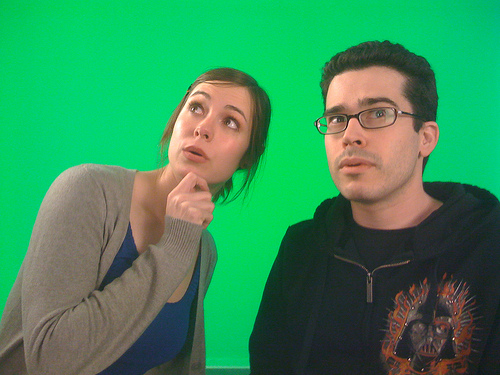
#> input picture greenscreen.jpg, 500 x 375 px
$ python Assignment_1.py
#> lines starting #> are read from the running program, lines starting #| are printed output that depends on the picture; after the words box and inside, x2 and y2 are one past the last pixel; in counts of white or black regions, pixels touching at a corner belong together; pictures that were not available may be replaced by others from this repository, and a replacement may not be noted

# coding: utf-8

# In[2]:

import matplotlib.pyplot as plt
import numpy as np
from PIL import Image, ImageFilter
import scipy.ndimage as ndi
import scipy as sp
import skimage
import math
import cv2


get_ipython().magic('matplotlib inline')


# # Question 1

# In[3]:

A = plt.imread("greenscreen.jpg")
#> A is the input picture: shape (375, 500, 3); mean R, G, B 56.1, 140.7, 88.5

# make an array of the image
im = np.array(A)
# create new array for background
B = plt.imread("background.jpg")
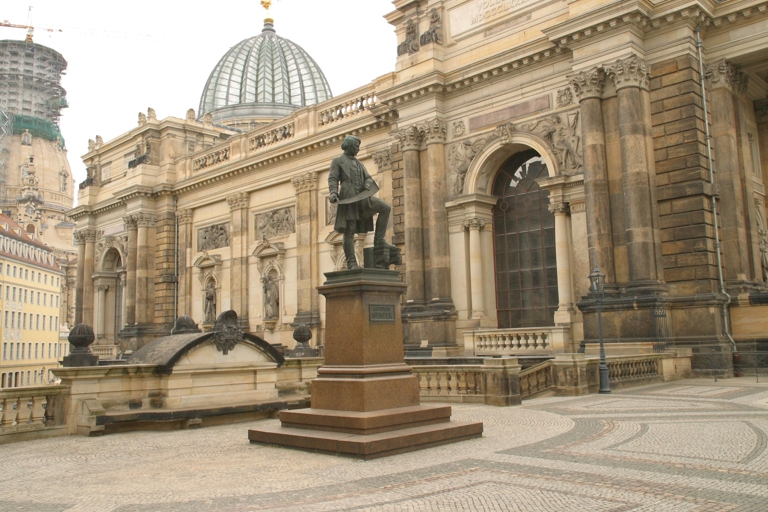
#> input picture semper1.jpg, 768 x 512 px, given in place of background.jpg, which was not available
#> B is the input picture: shape (512, 768, 3); mean R, G, B 163.5, 147.7, 124.4
backg = np.array(B)

plt.figure(figsize=(10, 10), dpi=100)
plt.imshow(A)
plt.show()


# In[4]:

# fill output array with zeros
width = A.shape[0]
#> width = 375
height = A.shape[1]
#> height = 500

BW = np.zeros((width, height, 3), dtype = "uint8")

# seperate image into color channels
r = im[:, :, 0]
g = im[:, :, 1]
b = im[:, :, 2]
'''
#test for green pixel
if g > 50 and b > 50 and r < 10:
    im[i, j] = im2[i, j]
'''

R = r < 10
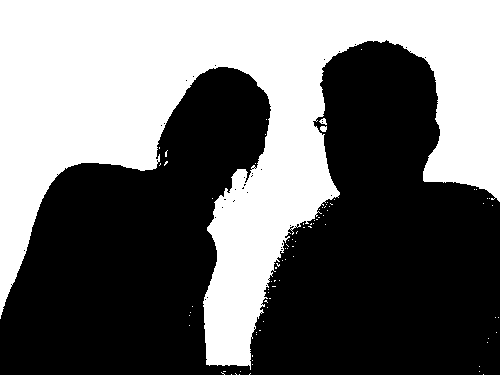
#> R: shape (375, 500) bool; 43.5% white; 85 white regions (82 under 20 px), largest, box (x1, y1, x2, y2) and area: (0, 0, 500, 370) 81368, (320, 126, 327, 132) 35, (319, 118, 327, 125) 32
G = g > 100
#> G: shape (375, 500) bool; 68.2% white; 271 black regions (240 under 20 px), largest, box (x1, y1, x2, y2) and area: (249, 182, 500, 375) 39714, (92, 235, 206, 375) 5609, (321, 40, 438, 134) 3898
B = b > 50
#> B: shape (375, 500) bool; 79.5% white; 483 black regions (465 under 20 px), largest, box (x1, y1, x2, y2) and area: (249, 182, 500, 375) 32539, (326, 40, 437, 123) 1752, (235, 78, 272, 182) 1265

BW = np.logical_and(R, G, B)
#> BW: shape (375, 500) bool; 43.2% white; 14 white regions (11 under 20 px), largest, box (x1, y1, x2, y2) and area: (0, 0, 500, 366) 80884, (320, 126, 327, 132) 35, (319, 118, 327, 125) 32

'''
#display new image

plt.imshow(im)
plt.show()

plt.imshow(im2)
plt.show()
'''
plt.figure(figsize=(10, 10), dpi=100)
#BW = cv2.cvtColor(BW, cv2.COLOR_BGR2RGB)
plt.imshow(BW, cmap=plt.get_cmap('gray'))
plt.imsave("Q1_1.png", BW, cmap=plt.get_cmap('gray'))
plt.show()


# In[204]:

Q1_2 = np.zeros((width, height, 3), dtype = "uint8")

for x in range(width):
    for y in range(height):
        if BW[x, y] == False:
            Q1_2[x, y, :] = im[x, y, :]
        else:
            Q1_2[x, y, :] = backg[x, y, :]
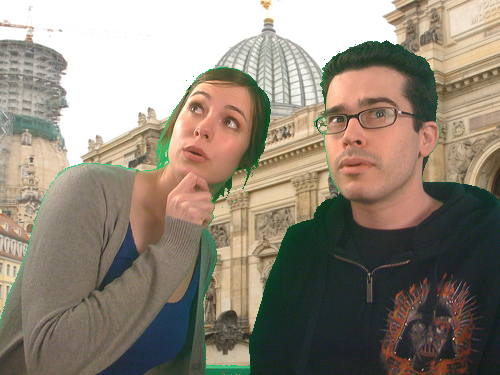
#> Q1_2: shape (375, 500, 3); mean R, G, B 144.7, 134.7, 120.7


plt.figure(figsize=(10, 10), dpi=100)
plt.imshow(Q1_2)
plt.show()


# # Question 2

# In[202]:

'''
math:
1)load image
2)blur image
3)shapened mask = image - blur
4)final image = image + mask
'''

C = plt.imread("Q2.jpg")
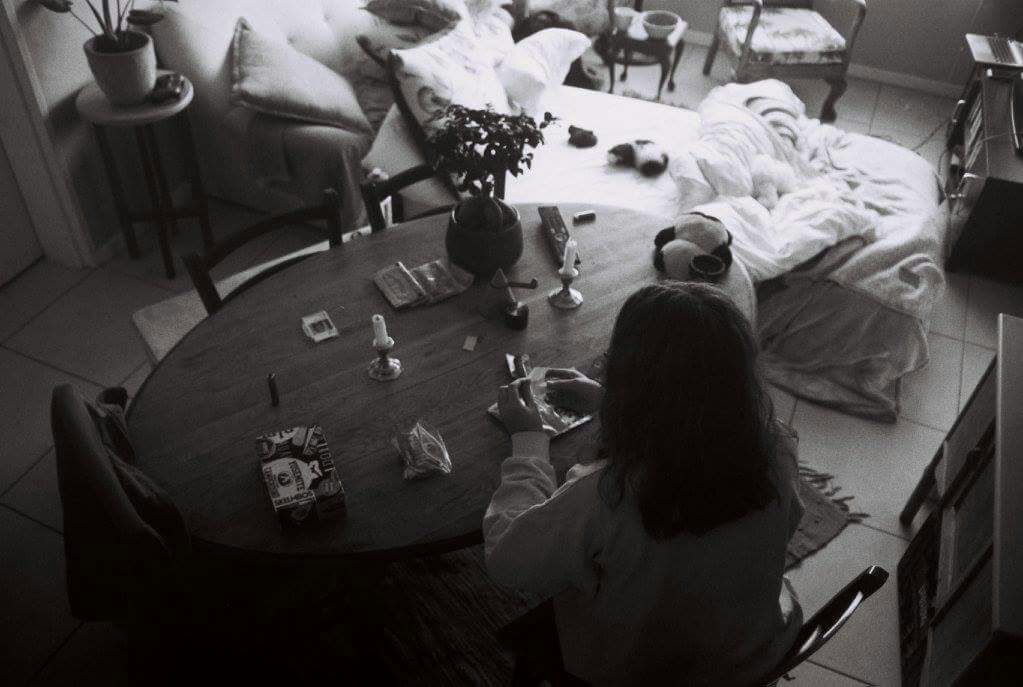
#> input picture Q2.jpg, 1023 x 687 px
#> C is the input picture: shape (687, 1023, 3); mean R, G, B 72.5, 69.4, 68.9

#plt.figure(figsize=(10, 10), dpi=100)
plt.imshow(C)
plt.show()


# In[190]:

img = np.array(C)

blur = cv2.GaussianBlur(img,(5,5),4)

plt.imshow(blur)
plt.show()


# In[191]:

diff = img - blur
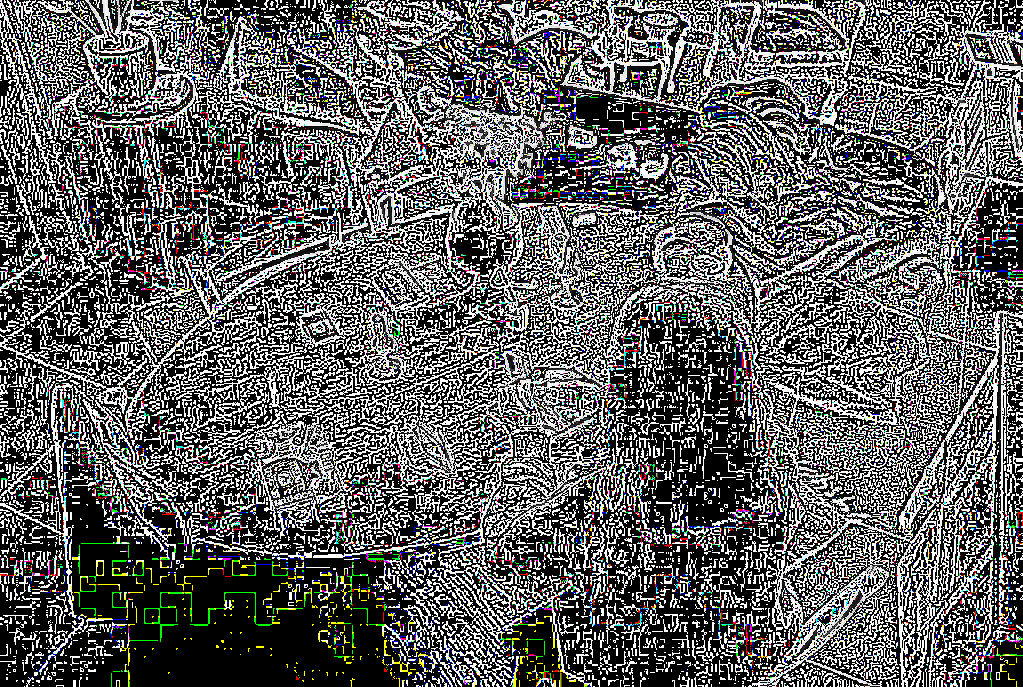
#> diff: shape (687, 1023, 3); mean R, G, B 97.5, 97.7, 97.2

plt.imshow(diff)
plt.show()


# In[192]:

fin = img + diff

plt.figure(figsize=(10, 10), dpi=100)
plt.imshow(fin)
plt.show()


# In[7]:

C = Image.open("Q2.jpg")
out = C.filter(ImageFilter.UnsharpMask(2,200,4))
plt.figure(figsize=(10, 10), dpi=100)
plt.imshow(out)
plt.imsave("Q2_cv2.png", out)
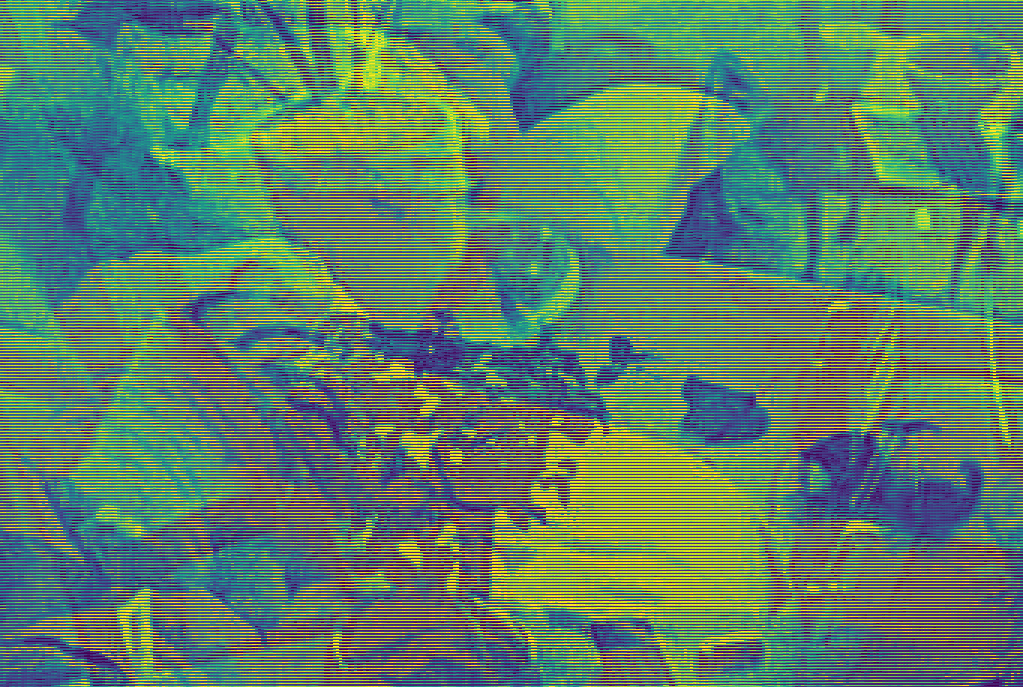
#> saved as Q2_cv2.png: shape (687, 1023, 3); mean R, G, B 93.4, 128, 104.9
plt.show()


# In[201]:

# save the image files
# fin diff blur
plt.imsave("Q2_blur.png", blur)
plt.imsave("Q2_diff.png", diff)
plt.imsave("Q2_fin.png", fin)


# # Question 3

# # A: Nearest Neighbour

# In[166]:

Q3 = plt.imread("colour.jpg")
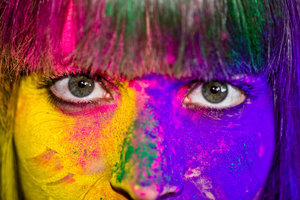
#> input picture colour.jpg, 300 x 200 px
#> Q3 is the input picture: shape (200, 300, 3); mean R, G, B 132.6, 63.3, 95.3
im_q3 = np.array(Q3)

plt.figure(figsize=(10, 10), dpi=100)
plt.imshow(im_q3)
plt.show()


# In[167]:

'''
im_q3: input (image)
S:     scale of transformation

out: output (image)
'''
def NN_Resize(inp, S):

    # Calculate size of new image
#> (the run stopped early here; a loop or call above may not have finished)
